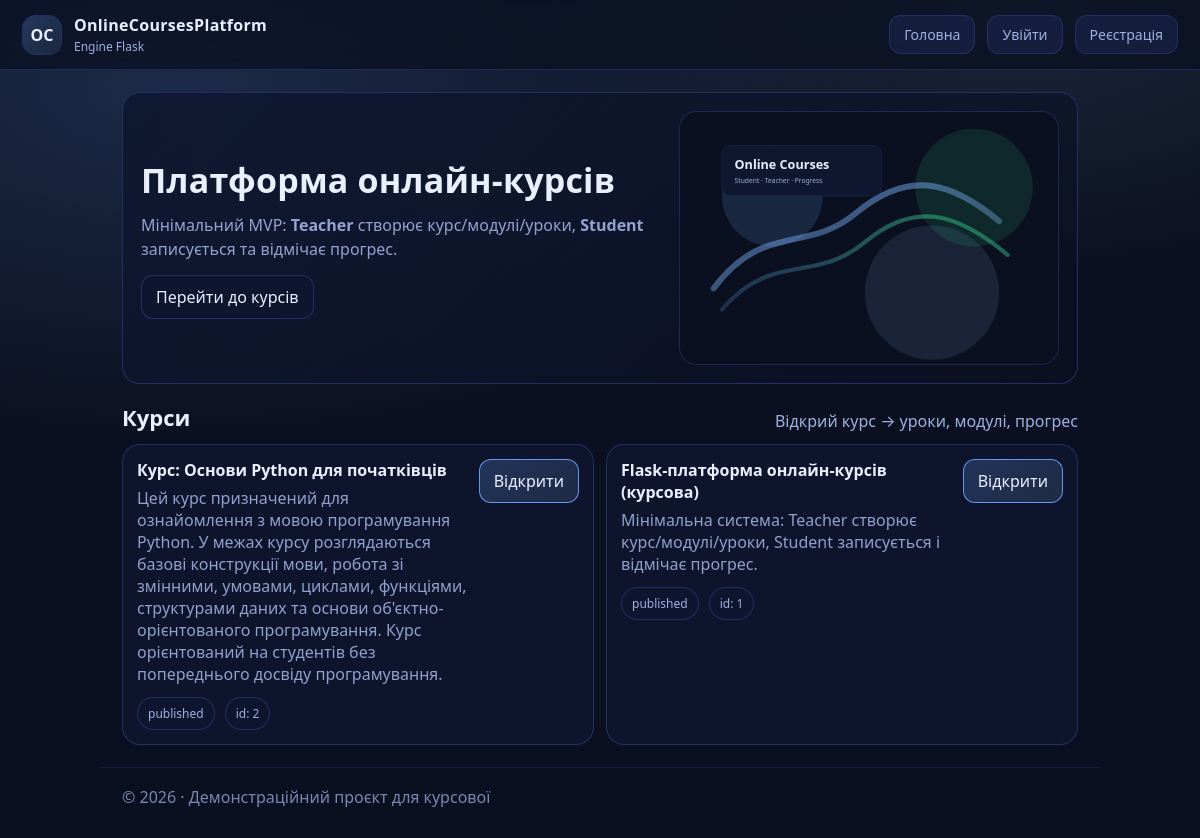
Before: / with the older database file.
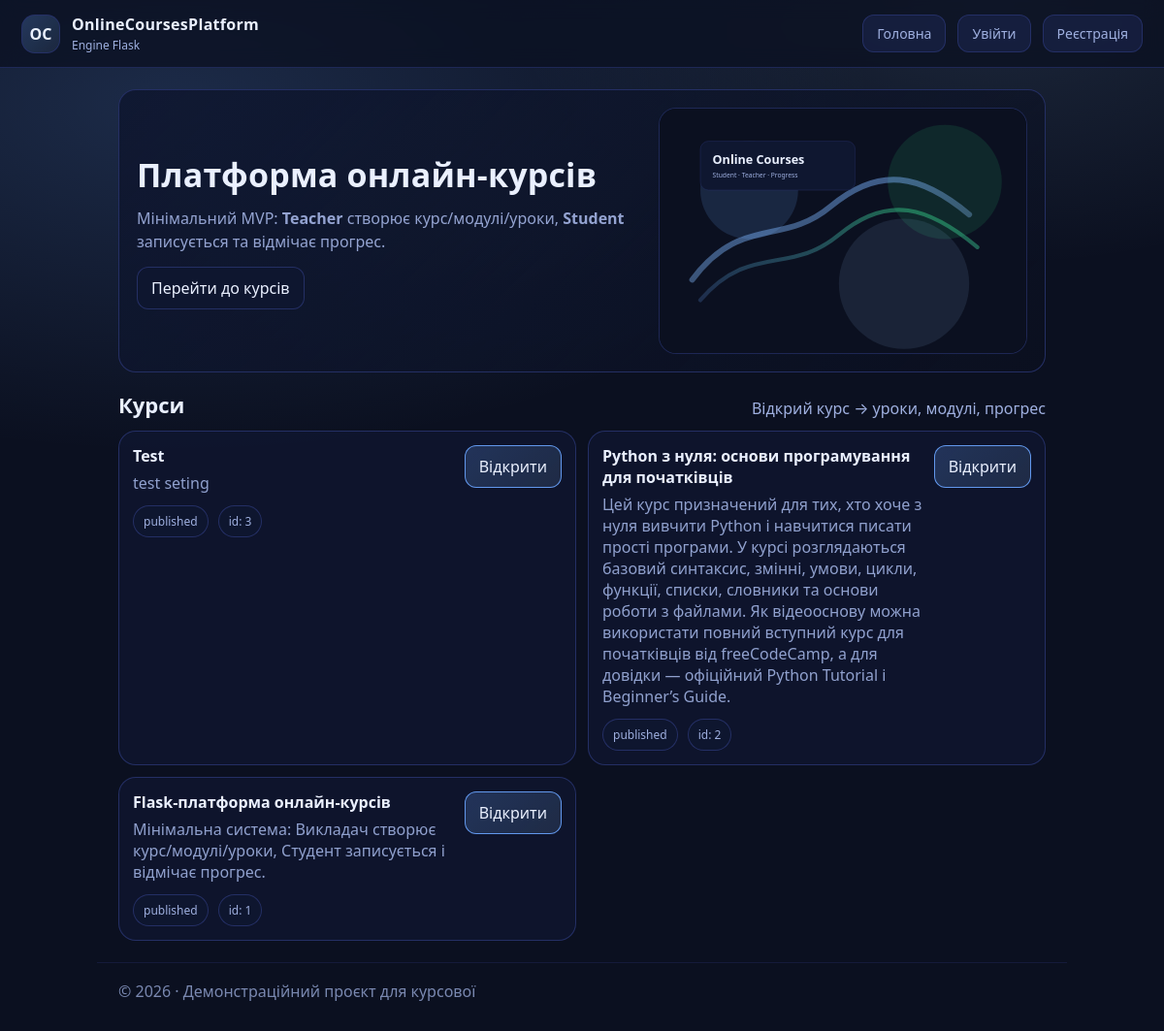
After: the same page with the newer database file.
### models.py (models this page shows)
class Course(db.Model):
    id = db.Column(db.Integer, primary_key=True)
    title = db.Column(db.String(200), nullable=False)
    description = db.Column(db.Text, nullable=True)
    teacher_id = db.Column(db.Integer, db.ForeignKey("user.id"), nullable=False)
    created_at = db.Column(db.DateTime, default=datetime.utcnow)
    is_published = db.Column(db.Boolean, default=True)

### routes.py (the view)
@app.get("/")
def index():
    courses = Course.query.filter_by(is_published=True).order_by(Course.created_at.desc()).all()
    return render_template("index.html", courses=courses)

### helpers.py (called while the page is built, shortened)
def seed_once():
    db.create_all()
    if User.query.first():
        return

### routes.py (called while the page is built)
@app.before_request
def _seed():
    seed_once()

### templates/index.html
{% extends "base.html" %}
{% block page_css %}
<link rel="stylesheet" href="{{ url_for('static', filename='css/index.css') }}">
{% endblock %}
{% block content %}
<section class="hero">
  <div class="hero-left">
    <h1>Платформа онлайн-курсів</h1>
    <p>
      Мінімальний MVP: <b>Teacher</b> створює курс/модулі/уроки, <b>Student</b> записується та відмічає прогрес.
    </p>
    <div class="hero-actions">
      <a class="btn" href="#courses">Перейти до курсів</a>
    </div>
  </div>
  <div class="hero-right">
    <img class="hero-img" src="{{ url_for('static', filename='img/hero.svg') }}" alt="hero">
  </div>
</section>
<section id="courses" class="section">
  <div class="section-head">
    <h2>Курси</h2>
    <div class="muted">Відкрий курс → уроки, модулі, прогрес</div>
  </div>
  <div class="grid">
    {% for c in courses %}
      <article class="card">
        <div class="card-top">
          <div>
            <div class="card-title">{{ c.title }}</div>
            <div class="card-desc">{{ c.description or "" }}</div>
          </div>
          <a class="btn btn-primary" href="{{ url_for('course_view', course_id=c.id) }}">Відкрити</a>
        </div>
        <div class="card-meta">
          <span class="pill">published</span>
          <span class="pill">id: {{ c.id }}</span>
        </div>
      </article>
    {% endfor %}
  </div>
</section>
{% endblock %}

### templates/base.html (shortened to what this page needs)
<!doctype html>
<html lang="uk">
<head>
  <link rel="stylesheet" href="{{ url_for('static', filename='css/base.css') }}">
  {% block page_css %}{% endblock %}
</head>
<body>
  <header class="topbar">
    <div class="brand">
      <div class="logo">OC</div>
      <div>
        <div class="brand-title">OnlineCoursesPlatform</div>
        <div class="brand-sub">Engine Flask</div>
      </div>
    </div>
  <nav>
    <a href="{{ url_for('index') }}">Головна</a>
    {% if current_user.is_authenticated %}
      <a href="{{ url_for('dashboard') }}">Кабінет</a>
      <a href="{{ url_for('logout') }}">Вийти</a>
    {% else %}
      <a href="{{ url_for('login') }}">Увійти</a>
      <a href="{{ url_for('register') }}">Реєстрація</a>
    {% endif %}
  </nav>
  </header>
  <main class="container">
    {% block content %}{% endblock %}
  </main>
  <footer class="footer">
    <div>© {{ 2026 }} · Демонстраційний проєкт для курсової</div>
  </footer>
</body>
</html>

### static/css/base.css (style rules this page uses)
:root { --bg:#0b1020; --card:#0f1730; --stroke:#27326b; --text:#eaf0ff; --muted:#9fb0e0; --primary:#6aa5ff; --primary2:#9ad0ff; --ok:#2ed47a; }
* { box-sizing:border-box; }
html,body { height:100%; }
body { margin:0; color:var(--text); background: radial-gradient(1200px 600px at 15% 10%, rgba(106,165,255,.18), transparent 60%), radial-gradient(900px 500px at 85% 0%, rgba(154,208,255,.12), transparent 55%), var(--bg); font-family: system-ui, -apple-system, Segoe UI, Roboto, Arial, sans-serif; }
a { color:inherit; text-decoration:none; }
.container { max-width:1000px; margin:0 auto; padding:22px; }
.topbar { position:sticky; top:0; z-index:50; display:flex; justify-content:space-between; align-items:center; padding:14px 22px; background: rgba(11,16,32,.72); backdrop-filter: blur(10px); border-bottom: 1px solid rgba(39,50,107,.7); }
.brand { display:flex; gap:12px; align-items:center; }
.logo { width:40px; height:40px; border-radius:14px; display:grid; place-items:center; background: linear-gradient( 135deg, rgba(106,165,255,.25), rgba(154,208,255,.10) ); border:1px solid rgba(39,50,107,.9); font-weight:800; }
.brand-title { font-weight:800; letter-spacing:.3px; }
.brand-sub { color:var(--muted); font-size:12px; margin-top:2px; }
nav { display:flex; align-items:center; gap:12px; flex-wrap:wrap; }
nav a { display:inline-block; padding:9px 14px; border-radius:12px; background: rgba(39,50,107,.35); border:1px solid rgba(39,50,107,.9); color:var(--muted); font-size:14px; transition: all .18s ease; }
.btn { padding:10px 14px; border-radius:12px; border:1px solid rgba(39,50,107,.9); background: rgba(15,23,48,.9); color:var(--text); cursor:pointer; display:inline-flex; align-items:center; gap:8px; transition: all .18s ease; }
.btn-primary { border-color: rgba(106,165,255,.9); background: linear-gradient( 135deg, rgba(106,165,255,.22), rgba(154,208,255,.12) ); }
.pill { padding:7px 10px; border-radius:999px; border:1px solid rgba(39,50,107,.9); background: rgba(15,23,48,.75); color:var(--muted); font-size:12px; }
.muted { color:var(--muted); }
.footer { max-width:1000px; margin:0 auto; padding:18px 22px 30px; color: rgba(159,176,224,.75); border-top: 1px solid rgba(39,50,107,.35); }

### static/css/index.css (style rules this page uses)
.hero { display:grid; grid-template-columns: 1.3fr 1fr; gap:18px; align-items:center; padding:18px; border-radius:18px; background: linear-gradient(135deg, rgba(15,23,48,.9), rgba(11,16,32,.6)); border:1px solid rgba(39,50,107,.9); }
.hero h1 { margin:0; font-size:34px; letter-spacing:.2px; }
.hero p { margin:10px 0 0; color: rgba(159,176,224,.92); line-height:1.5; }
.hero-actions { margin-top:14px; display:flex; gap:10px; flex-wrap:wrap; }
.hero-right { display:flex; justify-content:flex-end; }
.hero-img { width:100%; max-width:380px; border-radius:18px; border:1px solid rgba(39,50,107,.7); background: rgba(11,16,32,.35); }
.section { margin-top:18px; }
.section-head { display:flex; justify-content:space-between; align-items:flex-end; gap:12px; }
.section-head h2 { margin:0; font-size:22px; }
.grid { margin-top:12px; display:grid; grid-template-columns: repeat(12, 1fr); gap:12px; }
.card { grid-column: span 12; padding:14px; border-radius:18px; background: rgba(15,23,48,.82); border:1px solid rgba(39,50,107,.9); }
@media (min-width:900px) { .card { grid-column: span 6; } }
.card-top { display:flex; justify-content:space-between; gap:12px; align-items:flex-start; }
.card-title { font-weight:800; font-size:16px; }
.card-desc { margin-top:6px; color: rgba(159,176,224,.9); }
.card-meta { margin-top:12px; display:flex; gap:10px; flex-wrap:wrap; }

Changed rows visible on the page:
added Course: title "Test", description "test seting", id "3"
changed Course id 2: title "Курс: Основи Python для початківців" → "Python з нуля: основи програмування для початківців"; description "Цей курс призначений для ознайомлення з мовою програмування Python. У межах курсу розглядаються базові конструкції мови, робота зі змінними, умовами, циклами, функціями, структурами даних та основи об'єктно-орієнтованого програмування. Курс орієнтований на студентів без попереднього досвіду програмування." → "Цей курс призначений для тих, хто хоче з нуля вивчити Python і навчитися писати прості програми. У курсі розглядаються базовий синтаксис, змінні, умови, цикли, функції, списки, словники та основи роботи з файлами. Як відеооснову можна використати повний вступний курс для початківців від freeCodeCamp, а для довідки — офіційний Python Tutorial і Beginner’s Guide."
changed Course id 1: title "Flask-платформа онлайн-курсів (курсова)" → "Flask-платформа онлайн-курсів"; description "Мінімальна система: Teacher створює курс/модулі/уроки, Student записується і відмічає прогрес." → "Мінімальна система: Викладач створює курс/модулі/уроки, Студент записується і відмічає прогрес."
